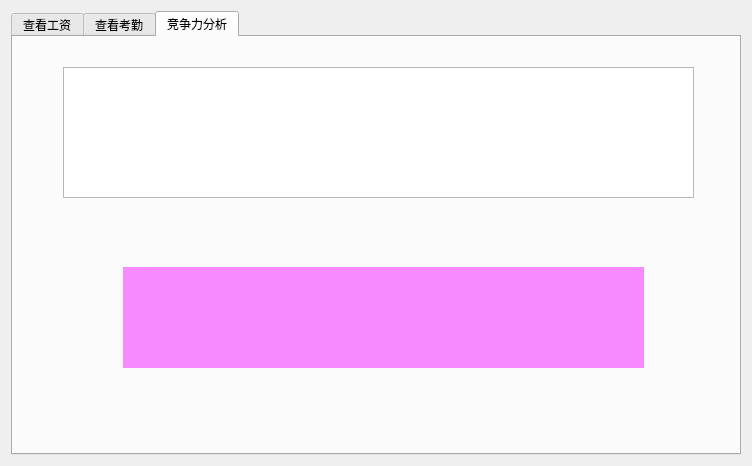
<?xml version="1.0" encoding="UTF-8"?>
<ui version="4.0">
 <class>EmployeeDisplay</class>
 <widget class="QWidget" name="EmployeeDisplay">
  <property name="geometry">
   <rect>
    <x>0</x>
    <y>0</y>
    <width>752</width>
    <height>466</height>
   </rect>
  </property>
  <property name="windowTitle">
   <string>Form</string>
  </property>
  <layout class="QGridLayout" name="gridLayout">
   <item row="0" column="0">
    <widget class="QTabWidget" name="tabWidget">
     <property name="currentIndex">
      <number>2</number>
     </property>
     <widget class="QWidget" name="tb_view_salary">
      <attribute name="title">
       <string>查看工资</string>
      </attribute>
      <layout class="QGridLayout" name="gridLayout_2">
       <item row="0" column="0">
        <widget class="QStackedWidget" name="stackedWidget">
         <property name="currentIndex">
          <number>1</number>
         </property>
         <widget class="QWidget" name="pg_choose_view_way">
          <widget class="QPushButton" name="pb_view_one_month_info">
           <property name="geometry">
            <rect>
             <x>240</x>
             <y>130</y>
             <width>201</width>
             <height>31</height>
            </rect>
           </property>
           <property name="text">
            <string>查看详细（某月）信息</string>
           </property>
          </widget>
          <widget class="QPushButton" name="pb_view_multi_month_info">
           <property name="geometry">
            <rect>
             <x>240</x>
             <y>200</y>
             <width>201</width>
             <height>31</height>
            </rect>
           </property>
           <property name="text">
            <string>查看比较（多月）信息</string>
           </property>
          </widget>
         </widget>
         <widget class="QWidget" name="pb_choose_one_month_view">
          <layout class="QGridLayout" name="gridLayout_3">
           <item row="0" column="3">
            <spacer name="horizontalSpacer_2">
             <property name="orientation">
              <enum>Qt::Horizontal</enum>
             </property>
             <property name="sizeHint" stdset="0">
              <size>
               <width>91</width>
               <height>20</height>
              </size>
             </property>
            </spacer>
           </item>
           <item row="0" column="2">
            <widget class="QComboBox" name="cb_choose_month">
             <item>
              <property name="text">
               <string>1月</string>
              </property>
             </item>
             <item>
              <property name="text">
               <string>2月</string>
              </property>
             </item>
             <item>
              <property name="text">
               <string>3月</string>
              </property>
             </item>
             <item>
              <property name="text">
               <string>4月</string>
              </property>
             </item>
             <item>
              <property name="text">
               <string>5月</string>
              </property>
             </item>
             <item>
              <property name="text">
               <string>6月</string>
              </property>
             </item>
             <item>
              <property name="text">
               <string>7月</string>
              </property>
             </item>
             <item>
              <property name="text">
               <string>8月</string>
              </property>
             </item>
             <item>
              <property name="text">
               <string>9月</string>
              </property>
             </item>
             <item>
              <property name="text">
               <string>10月</string>
              </property>
             </item>
             <item>
              <property name="text">
               <string>11月</string>
              </property>
             </item>
             <item>
              <property name="text">
               <string>12月</string>
              </property>
             </item>
            </widget>
           </item>
           <item row="0" column="0">
            <widget class="QComboBox" name="cb_choose_year">
             <item>
              <property name="text">
               <string>2016年</string>
              </property>
             </item>
             <item>
              <property name="text">
               <string>2017年</string>
              </property>
             </item>
             <item>
              <property name="text">
               <string>2018年</string>
              </property>
             </item>
             <item>
              <property name="text">
               <string>2019年</string>
              </property>
             </item>
            </widget>
           </item>
           <item row="0" column="1">
            <spacer name="horizontalSpacer_3">
             <property name="orientation">
              <enum>Qt::Horizontal</enum>
             </property>
             <property name="sizeHint" stdset="0">
              <size>
               <width>92</width>
               <height>20</height>
              </size>
             </property>
            </spacer>
           </item>
           <item row="0" column="7">
            <spacer name="horizontalSpacer_4">
             <property name="orientation">
              <enum>Qt::Horizontal</enum>
             </property>
             <property name="sizeHint" stdset="0">
              <size>
               <width>91</width>
               <height>20</height>
              </size>
             </property>
            </spacer>
           </item>
           <item row="0" column="5">
            <spacer name="horizontalSpacer">
             <property name="orientation">
              <enum>Qt::Horizontal</enum>
             </property>
             <property name="sizeHint" stdset="0">
              <size>
               <width>92</width>
               <height>20</height>
              </size>
             </property>
            </spacer>
           </item>
           <item row="0" column="4">
            <widget class="QComboBox" name="cb_choose_view_way">
             <item>
              <property name="text">
               <string>表格显示</string>
              </property>
             </item>
             <item>
              <property name="text">
               <string>饼状图显示</string>
              </property>
             </item>
            </widget>
           </item>
           <item row="0" column="6">
            <widget class="QPushButton" name="pb_watch">
             <property name="text">
              <string>查看</string>
             </property>
            </widget>
           </item>
           <item row="1" column="0" colspan="8">
            <widget class="QStackedWidget" name="show_way">
             <property name="currentIndex">
              <number>1</number>
             </property>
             <widget class="QWidget" name="table_show">
              <layout class="QGridLayout" name="gridLayout_4">
               <item row="0" column="0">
                <widget class="QWidget" name="table_show_widget" native="true">
                 <layout class="QGridLayout" name="gridLayout_5">
                  <item row="0" column="0">
                   <widget class="QTextEdit" name="textEdit"/>
                  </item>
                 </layout>
                </widget>
               </item>
              </layout>
             </widget>
             <widget class="QWidget" name="pie_chart_show">
              <layout class="QGridLayout" name="gridLayout_6">
               <item row="0" column="0">
                <widget class="Pie" name="w_pie_view" native="true"/>
               </item>
              </layout>
             </widget>
            </widget>
           </item>
          </layout>
         </widget>
         <widget class="QWidget" name="pg_choose_more_month_view">
          <layout class="QGridLayout" name="gridLayout_7">
           <item row="0" column="0">
            <widget class="QWidget" name="widget" native="true">
             <layout class="QGridLayout" name="gridLayout_8">
              <item row="0" column="0">
               <spacer name="horizontalSpacer_5">
                <property name="orientation">
                 <enum>Qt::Horizontal</enum>
                </property>
                <property name="sizeHint" stdset="0">
                 <size>
                  <width>166</width>
                  <height>20</height>
                 </size>
                </property>
               </spacer>
              </item>
              <item row="0" column="1">
               <widget class="QComboBox" name="cb_year_choose">
                <item>
                 <property name="text">
                  <string>2016年</string>
                 </property>
                </item>
                <item>
                 <property name="text">
                  <string>2017年</string>
                 </property>
                </item>
                <item>
                 <property name="text">
                  <string>2018年</string>
                 </property>
                </item>
                <item>
                 <property name="text">
                  <string>2019年</string>
                 </property>
                </item>
               </widget>
              </item>
              <item row="0" column="2">
               <spacer name="horizontalSpacer_7">
                <property name="orientation">
                 <enum>Qt::Horizontal</enum>
                </property>
                <property name="sizeHint" stdset="0">
                 <size>
                  <width>165</width>
                  <height>20</height>
                 </size>
                </property>
               </spacer>
              </item>
              <item row="0" column="3">
               <widget class="QPushButton" name="pb_search">
                <property name="text">
                 <string>查询</string>
                </property>
               </widget>
              </item>
              <item row="0" column="4">
               <spacer name="horizontalSpacer_8">
                <property name="orientation">
                 <enum>Qt::Horizontal</enum>
                </property>
                <property name="sizeHint" stdset="0">
                 <size>
                  <width>166</width>
                  <height>20</height>
                 </size>
                </property>
               </spacer>
              </item>
              <item row="1" column="0" colspan="5">
               <widget class="Histogram" name="w_his_view" native="true"/>
              </item>
             </layout>
            </widget>
           </item>
          </layout>
         </widget>
        </widget>
       </item>
      </layout>
     </widget>
     <widget class="QWidget" name="tb_attendance_rate">
      <attribute name="title">
       <string>查看考勤</string>
      </attribute>
     </widget>
     <widget class="QWidget" name="tb_competitive_analysis">
      <attribute name="title">
       <string>竞争力分析</string>
      </attribute>
      <widget class="QTextEdit" name="te_process">
       <property name="geometry">
        <rect>
         <x>50</x>
         <y>30</y>
         <width>631</width>
         <height>131</height>
        </rect>
       </property>
      </widget>
      <widget class="QLabel" name="lb_result">
       <property name="geometry">
        <rect>
         <x>110</x>
         <y>230</y>
         <width>521</width>
         <height>101</height>
        </rect>
       </property>
       <property name="styleSheet">
        <string notr="true">background-color: rgb(248, 138, 255);</string>
       </property>
       <property name="text">
        <string/>
       </property>
      </widget>
     </widget>
    </widget>
   </item>
  </layout>
 </widget>
 <customwidgets>
  <customwidget>
   <class>Pie</class>
   <extends>QWidget</extends>
   <header location="global">pie.h</header>
   <container>1</container>
  </customwidget>
  <customwidget>
   <class>Histogram</class>
   <extends>QWidget</extends>
   <header location="global">histogram.h</header>
   <container>1</container>
  </customwidget>
 </customwidgets>
 <resources/>
 <connections/>
</ui>
